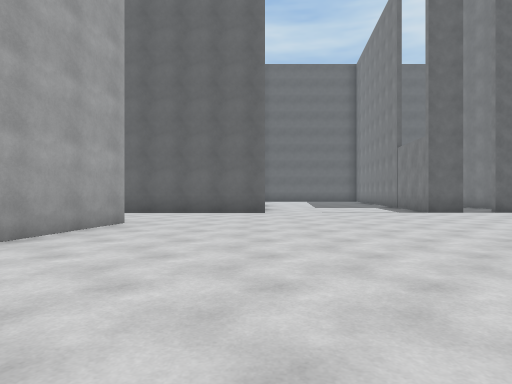
view 1 (above)

23 first-person views from a walk through a 3-D level made in the Unity game engine. The camera is 1.2 m above the floor, looks level and sees 75° across. The floor is counted in squares, 2 m on a side. Each view is taken from the middle of a square. On the plan, view 1 faces up. The plan holds only what a view shows up to about 10 squares ahead; the rest is blank. The place goes on beyond the plan. The player is left out.

view 2
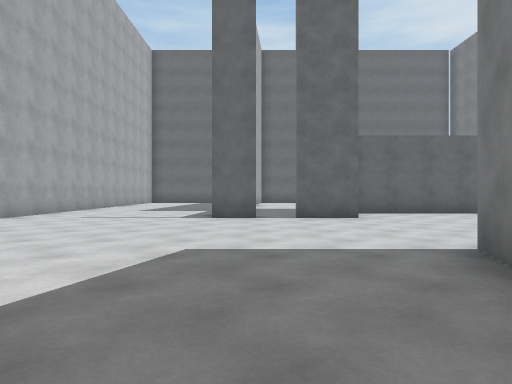

view 3
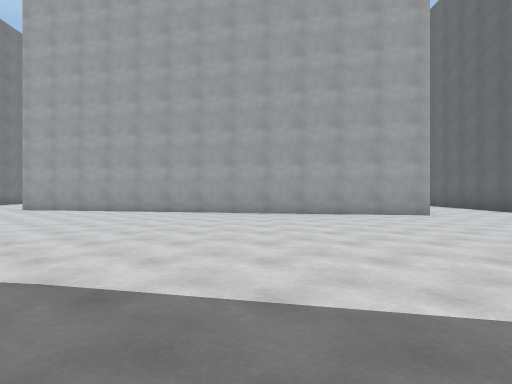

view 4
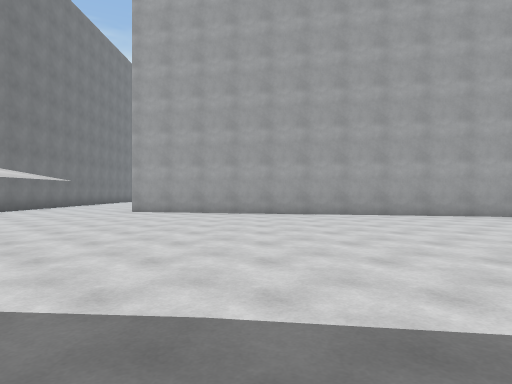

view 5
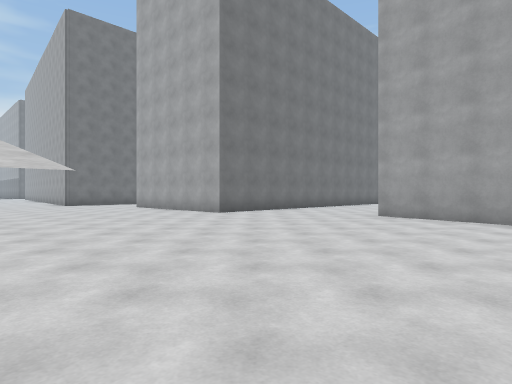

view 6
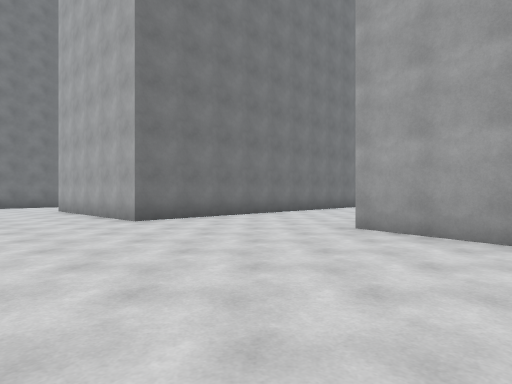

view 7
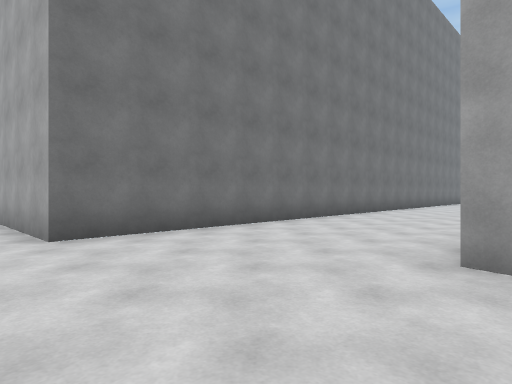

view 8
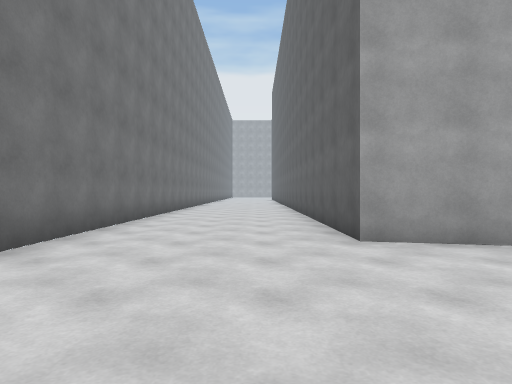

view 9
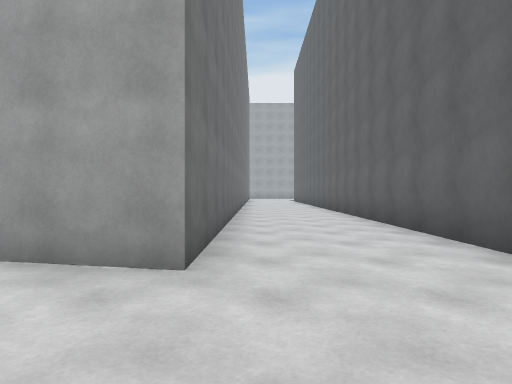

view 10
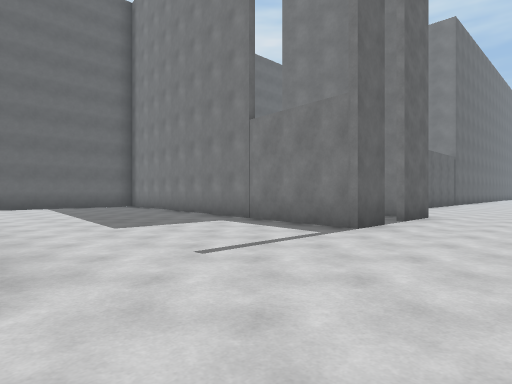

view 11
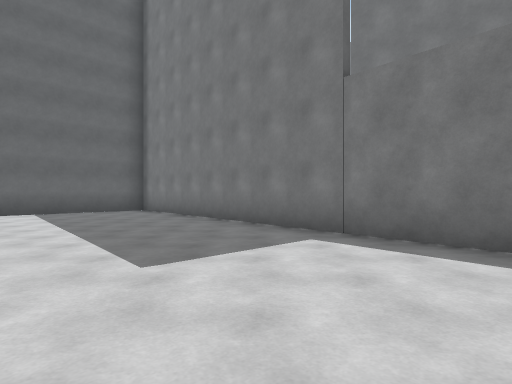

view 12
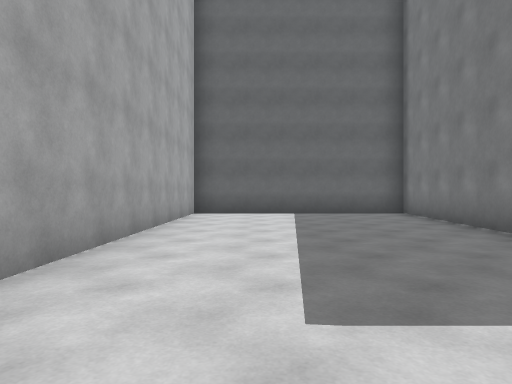

view 13
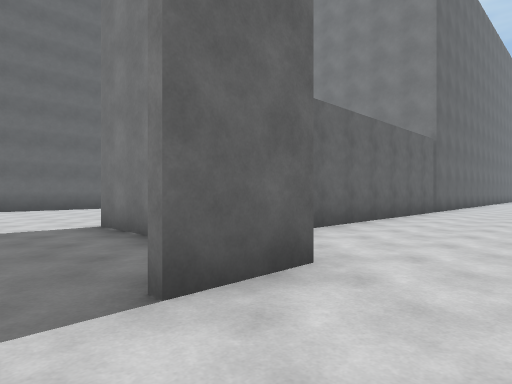

view 14
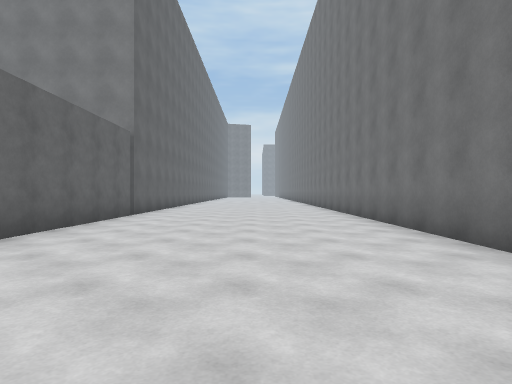

view 15
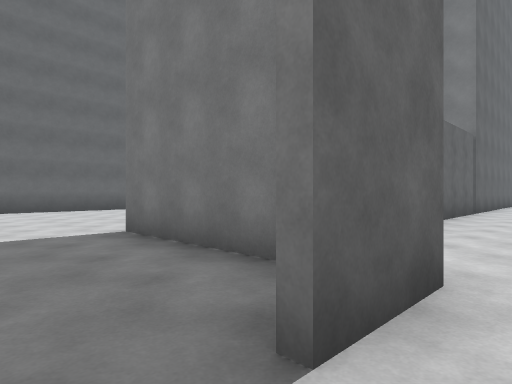

view 16
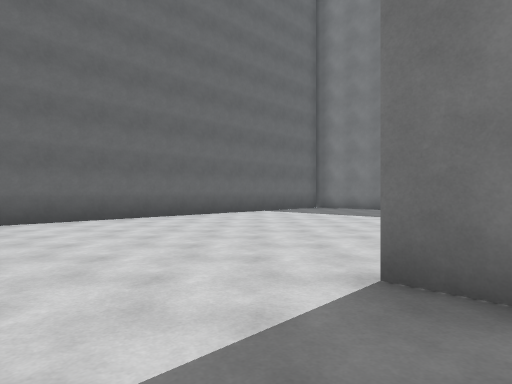

view 17
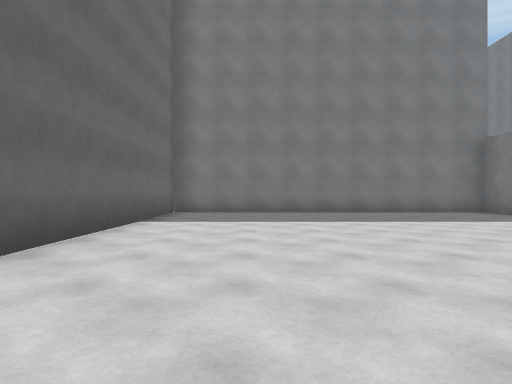

view 18
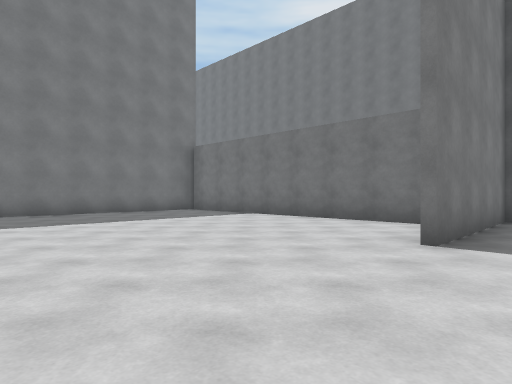

view 19
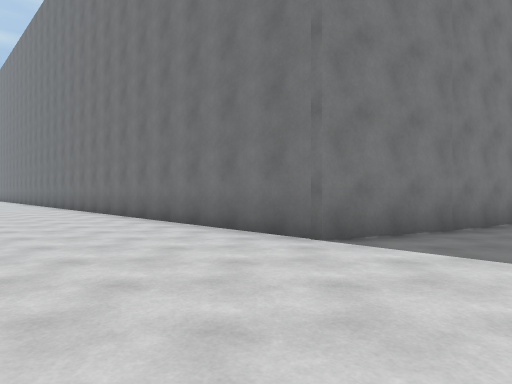

view 20
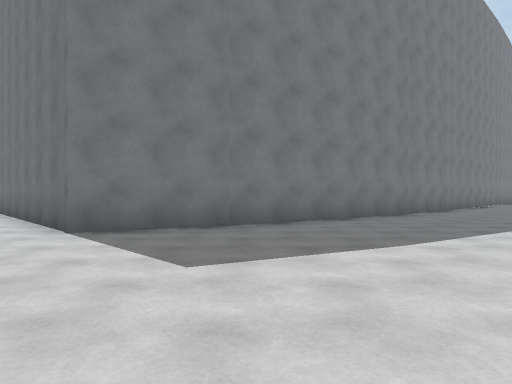

view 21
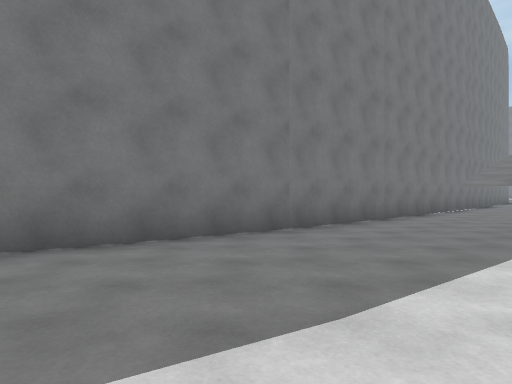

view 22
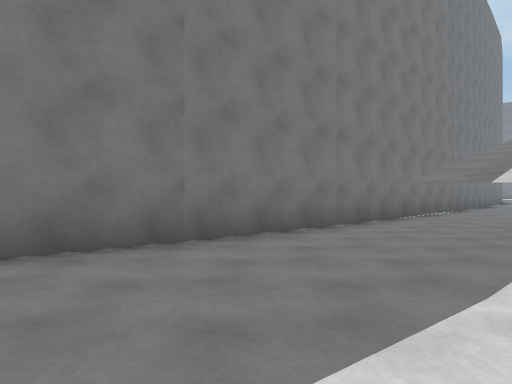

view 23
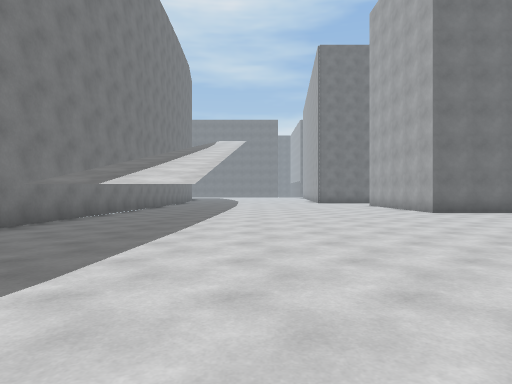

### Floor plan
Points are (right, up) in squares from view 1. A wall is a line through its corners. A room is listed if a view was taken in it or the views show most of it. See-through windows are left out.
Room 1 (views 1, 2, 3, 4, 5, 6, 7, 8, 9, 10, 11, 12, 13, 14, 15, 16, 19, 20, 21, 22, 23)
walls: (7.5, 3.1) (8.3, 5.5) (18, 5.5); (6, 9.7) (5, 9.7) (6.2, 20.4) (0.3, 20.4) (0.3, 9.5) (-10, 9.5); (8.4, 9.7) (6.9, 9.7); (8.2, 9.9) (8.2, 14); (6, -5.4) (7.3, 3.3); (-9.8, 6.5) (-2.5, 6.5) (-5.1, -5.7) (-10.9, -5.7); (6, -11.2) (6.2, -5.2); (16.6, 11.2) (8.8, 11.2); (18, 11.2) (16.8, 11.2); (-11.5, -9.6) (-3.1, -9.6) (-3, -12.6)
ways out: opening at (7, 13) to room 2
Room 2 (views 17, 18)
walls: (9.1, 11.4) (16.8, 11.4) (16.8, 20.4) (6.9, 20.4)
ways out: opening at (7, 13) to room 1

Positions as (right, up) in squares from view 1, and headings:
1: (0, 0), facing up
2: (6, 2), facing up
3: (6, 2), facing left
4: (5, -2), facing left
5: (3, -2), facing down-left
6: (0, -3), facing down-left
7: (-2, -5), facing down-left
8: (-1, -7), facing left
9: (0, 7), facing left
10: (0, 7), facing up-right
11: (1, 10), facing up-right
12: (2, 11), facing up
13: (6, 8), facing up-right
14: (8, 8), facing right
15: (6, 9), facing up-right
16: (6, 13), facing up-right
17: (7, 18), facing right
18: (7, 18), facing down-right
19: (6, 9), facing down-right
20: (3, 7), facing down-right
21: (3, 2), facing down-right
22: (3, 0), facing down-right
23: (2, 0), facing down
